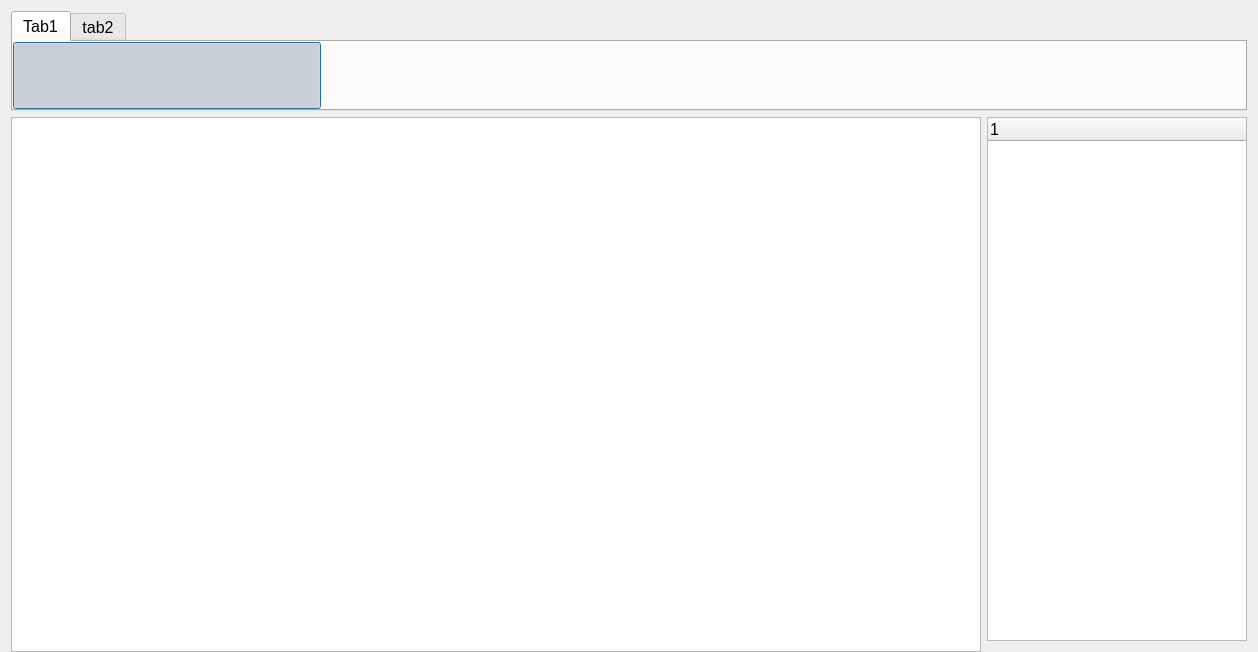
<?xml version="1.0" encoding="UTF-8"?>
<ui version="4.0">
 <class>Window</class>
 <widget class="QMainWindow" name="Window">
  <property name="geometry">
   <rect>
    <x>0</x>
    <y>0</y>
    <width>1258</width>
    <height>652</height>
   </rect>
  </property>
  <property name="minimumSize">
   <size>
    <width>300</width>
    <height>150</height>
   </size>
  </property>
  <property name="baseSize">
   <size>
    <width>1200</width>
    <height>600</height>
   </size>
  </property>
  <property name="font">
   <font>
    <family>Segoe UI</family>
    <pointsize>12</pointsize>
   </font>
  </property>
  <property name="windowTitle">
   <string>Window</string>
  </property>
  <widget class="QWidget" name="centralWidget">
   <layout class="QVBoxLayout" name="verticalLayout">
    <item>
     <widget class="QTabWidget" name="tabWidget">
      <property name="sizePolicy">
       <sizepolicy hsizetype="Preferred" vsizetype="Maximum">
        <horstretch>0</horstretch>
        <verstretch>0</verstretch>
       </sizepolicy>
      </property>
      <property name="minimumSize">
       <size>
        <width>0</width>
        <height>100</height>
       </size>
      </property>
      <property name="maximumSize">
       <size>
        <width>16777215</width>
        <height>16777215</height>
       </size>
      </property>
      <property name="sizeIncrement">
       <size>
        <width>-31073</width>
        <height>0</height>
       </size>
      </property>
      <property name="tabPosition">
       <enum>QTabWidget::North</enum>
      </property>
      <property name="tabShape">
       <enum>QTabWidget::Rounded</enum>
      </property>
      <property name="currentIndex">
       <number>0</number>
      </property>
      <property name="iconSize">
       <size>
        <width>0</width>
        <height>0</height>
       </size>
      </property>
      <property name="elideMode">
       <enum>Qt::ElideNone</enum>
      </property>
      <property name="documentMode">
       <bool>false</bool>
      </property>
      <property name="tabBarAutoHide">
       <bool>false</bool>
      </property>
      <widget class="QWidget" name="tabWidgetPage1">
       <property name="font">
        <font>
         <family>Segoe UI</family>
         <pointsize>12</pointsize>
        </font>
       </property>
       <attribute name="title">
        <string notr="true">Tab1</string>
       </attribute>
       <layout class="QHBoxLayout" name="horizontalLayout">
        <property name="spacing">
         <number>0</number>
        </property>
        <property name="leftMargin">
         <number>0</number>
        </property>
        <property name="topMargin">
         <number>0</number>
        </property>
        <property name="rightMargin">
         <number>0</number>
        </property>
        <property name="bottomMargin">
         <number>0</number>
        </property>
        <item>
         <widget class="QPushButton" name="pushButton">
          <property name="sizePolicy">
           <sizepolicy hsizetype="Preferred" vsizetype="Preferred">
            <horstretch>0</horstretch>
            <verstretch>0</verstretch>
           </sizepolicy>
          </property>
          <property name="text">
           <string/>
          </property>
          <property name="iconSize">
           <size>
            <width>100</width>
            <height>100</height>
           </size>
          </property>
          <property name="checkable">
           <bool>true</bool>
          </property>
          <property name="checked">
           <bool>true</bool>
          </property>
          <property name="autoDefault">
           <bool>false</bool>
          </property>
          <property name="default">
           <bool>true</bool>
          </property>
          <property name="flat">
           <bool>true</bool>
          </property>
          <attribute name="buttonGroup">
           <string notr="true">buttonGroup</string>
          </attribute>
         </widget>
        </item>
        <item>
         <widget class="QPushButton" name="pushButton_2">
          <property name="sizePolicy">
           <sizepolicy hsizetype="Preferred" vsizetype="Preferred">
            <horstretch>0</horstretch>
            <verstretch>0</verstretch>
           </sizepolicy>
          </property>
          <property name="text">
           <string/>
          </property>
          <property name="checkable">
           <bool>true</bool>
          </property>
          <property name="flat">
           <bool>true</bool>
          </property>
          <attribute name="buttonGroup">
           <string notr="true">buttonGroup</string>
          </attribute>
         </widget>
        </item>
        <item>
         <widget class="QPushButton" name="pushButton_3">
          <property name="sizePolicy">
           <sizepolicy hsizetype="Preferred" vsizetype="Preferred">
            <horstretch>0</horstretch>
            <verstretch>0</verstretch>
           </sizepolicy>
          </property>
          <property name="text">
           <string/>
          </property>
          <property name="checkable">
           <bool>true</bool>
          </property>
          <property name="autoDefault">
           <bool>false</bool>
          </property>
          <property name="default">
           <bool>true</bool>
          </property>
          <property name="flat">
           <bool>true</bool>
          </property>
          <attribute name="buttonGroup">
           <string notr="true">buttonGroup</string>
          </attribute>
         </widget>
        </item>
        <item>
         <widget class="QPushButton" name="pushButton_4">
          <property name="sizePolicy">
           <sizepolicy hsizetype="Preferred" vsizetype="Preferred">
            <horstretch>0</horstretch>
            <verstretch>0</verstretch>
           </sizepolicy>
          </property>
          <property name="text">
           <string/>
          </property>
          <property name="checkable">
           <bool>true</bool>
          </property>
          <property name="autoDefault">
           <bool>false</bool>
          </property>
          <property name="default">
           <bool>true</bool>
          </property>
          <property name="flat">
           <bool>true</bool>
          </property>
          <attribute name="buttonGroup">
           <string notr="true">buttonGroup</string>
          </attribute>
         </widget>
        </item>
       </layout>
      </widget>
      <widget class="QWidget" name="tabWidgetPage2">
       <property name="font">
        <font>
         <family>Segoe UI</family>
         <pointsize>12</pointsize>
        </font>
       </property>
       <attribute name="title">
        <string>tab2</string>
       </attribute>
      </widget>
     </widget>
    </item>
    <item>
     <layout class="QHBoxLayout" name="horizontalLayout_2">
      <item>
       <widget class="QGraphicsView" name="graphicsView">
        <property name="sizePolicy">
         <sizepolicy hsizetype="Preferred" vsizetype="Preferred">
          <horstretch>0</horstretch>
          <verstretch>0</verstretch>
         </sizepolicy>
        </property>
        <property name="minimumSize">
         <size>
          <width>970</width>
          <height>535</height>
         </size>
        </property>
       </widget>
      </item>
      <item>
       <widget class="QTreeWidget" name="treeWidget">
        <property name="sizePolicy">
         <sizepolicy hsizetype="Preferred" vsizetype="Preferred">
          <horstretch>0</horstretch>
          <verstretch>0</verstretch>
         </sizepolicy>
        </property>
        <column>
         <property name="text">
          <string notr="true">1</string>
         </property>
        </column>
       </widget>
      </item>
     </layout>
    </item>
   </layout>
  </widget>
 </widget>
 <layoutdefault spacing="6" margin="11"/>
 <resources/>
 <connections/>
 <buttongroups>
  <buttongroup name="buttonGroup"/>
 </buttongroups>
</ui>
